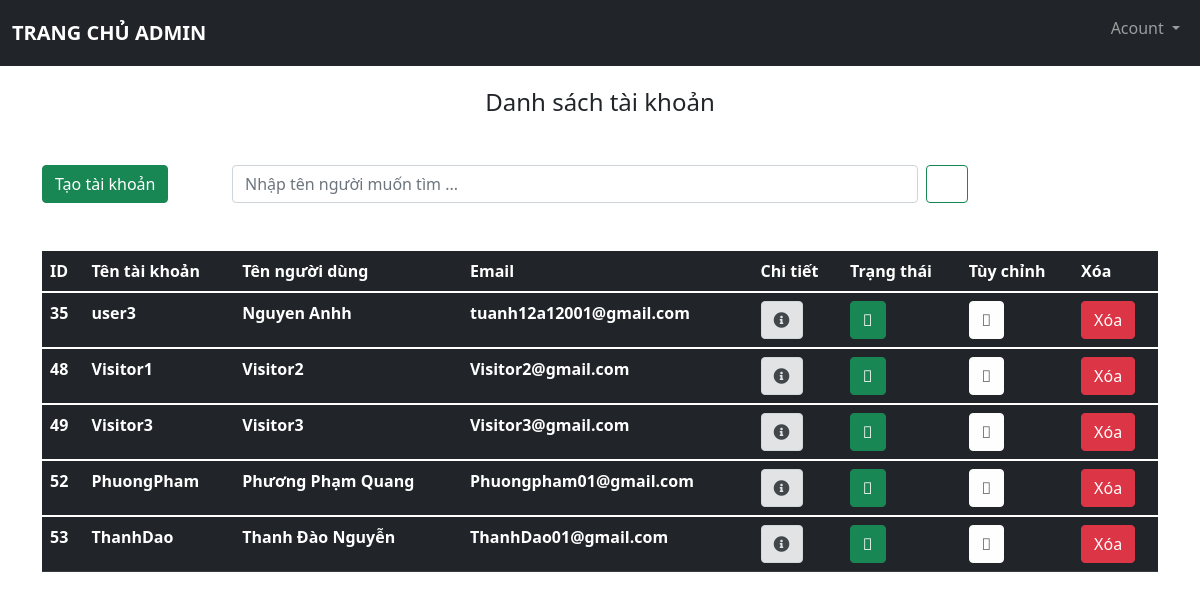
The app's page /src/admin/dstaikhoan.php (signed in) with its own data.
### tables this page shows
CREATE TABLE `tb_taikhoan` (
  `id_taikhoan` int(10) UNSIGNED NOT NULL,
  `tentaikhoan` varchar(60) NOT NULL,
  `matkhau` varchar(150) NOT NULL,
  `ngaytao` datetime DEFAULT current_timestamp(),
  `email` varchar(255) NOT NULL,
  `code` varchar(255) NOT NULL,
  `trangthai` tinyint(1) NOT NULL,
  `muc` tinyint(1) NOT NULL,
  `tennguoidung` varchar(100) NOT NULL,
  `tk_khach` tinyint(1) NOT NULL
);

### src/admin/dstaikhoan.php (the view, shortened to what this page needs)
<?php
    include './menu_footer/menu.php';
?>
    <div class="container">
        <h4 class="text-center mt-4 mb-4">Danh sách tài khoản</h4>
        <div class="row mt-5">
            <div class="col-2"><a href="themtaikhoan.php" class="btn btn-success">Tạo tài khoản</a></div>
            <div class="col-8 d-flex">
                <input type="text" class="form-control me-2" id="txttimkiemtaikhoan" placeholder="Nhập tên người muốn tìm ... ">
                <button class="btn btn-outline-success " type="submit" name = "timkiem" id="timkiemtaikhoan" ><i class="far fa-search"></i></button>
            </div>
            <div class="col-2"></div>
        </div>
        <table class="table table-dark mt-5 danhsach">
            <?php
                include '../config/config.php';
                $sql_taikhoan = "SELECT * FROM tb_taikhoan WHERE muc != '1'";
                $result_taikhoan = mysqli_query($conn,$sql_taikhoan);
                if(mysqli_num_rows($result_taikhoan) > 0 ){
            ?>
                <thead class="thead-dark">
                    <tr>
                        <th scope="col">ID</th>
                        <th scope="col">Tên tài khoản</th>
                        <th scope="col">Tên người dùng</th>
                        <th scope="col">Email</th>
                        <th scope="col">Chi tiết</th>
                        <th scope="col">Trạng thái</th>
                        <th scope="col">Tùy chỉnh</th>
                        <th scope="col">Xóa</th>
                    </tr>
                </thead>
                <tbody>
            <?php
                while($row = mysqli_fetch_assoc($result_taikhoan) ){
            ?>
                <tr>
                <th scope="row"><?php echo $row['id_taikhoan']?></th>
                <th scope="row"><?php echo $row['tentaikhoan']?></th>
                <th scope="row"><?php echo $row['tennguoidung']?></th>
                <th scope="row"><?php echo $row['email']?></th>
                <td><a href = "chitiettaikhoan.php?id=<?php echo $row['id_taikhoan']?>" class="btn alert-secondary"><i class="fas fa-info-circle"></i></a></td>
                <?php
                    if($row['trangthai'] == 1){
                        echo '<td><button class="btn btn-success"><i class="fal fa-user-check"></i></button></td>';
                    }else{
                        echo '<td><button class="btn btn-danger"><i class="fal fa-user-times"></i></button></td>';
                    }
                ?>
                <td><a href = "chinhsuataikhoan.php?id=<?php echo $row['id_taikhoan']?>" class="btn alert-light"><i class="fal fa-user-edit"></i></a></td>
                <td><button type="button" class="btn btn-danger btn_xoatk" id="">Xóa</button></td>
                </tr>
                </tbody>
            <?php
                    }
                }else{
                        echo '<h4 class="mt-5 text-center">Danh sách tài khoản trống</h4>';
                        echo'<img src="http://localhost/BTL_QuanLiThongTinCaNhan/src/admin/image_admin/image_1.jpg" class="img-fluid">';
                }
            ?>
        </table>
    </div>
<?php
    include './menu_footer/footer.php';
?>

### src/admin/css/style.css (style rules this page uses)
:root { --offcanvas-width:270px; --topNavbarHeight: 56px; }

### records on screen
tb_taikhoan: id_taikhoan "35", tentaikhoan "user3", tennguoidung "Nguyen Anhh", email "tuanh12a12001@gmail.com", trangthai 1 (drawn)
tb_taikhoan: id_taikhoan "48", tentaikhoan "Visitor1", tennguoidung "Visitor2", email "Visitor2@gmail.com", trangthai 1 (drawn)
tb_taikhoan: id_taikhoan "49", tentaikhoan "Visitor3", tennguoidung "Visitor3", email "Visitor3@gmail.com", trangthai 1 (drawn)
tb_taikhoan: id_taikhoan "52", tentaikhoan "PhuongPham", tennguoidung "Phương Phạm Quang", email "Phuongpham01@gmail.com", trangthai 1 (drawn)
tb_taikhoan: id_taikhoan "53", tentaikhoan "ThanhDao", tennguoidung "Thanh Đào Nguyễn", email "ThanhDao01@gmail.com", trangthai 1 (drawn)
